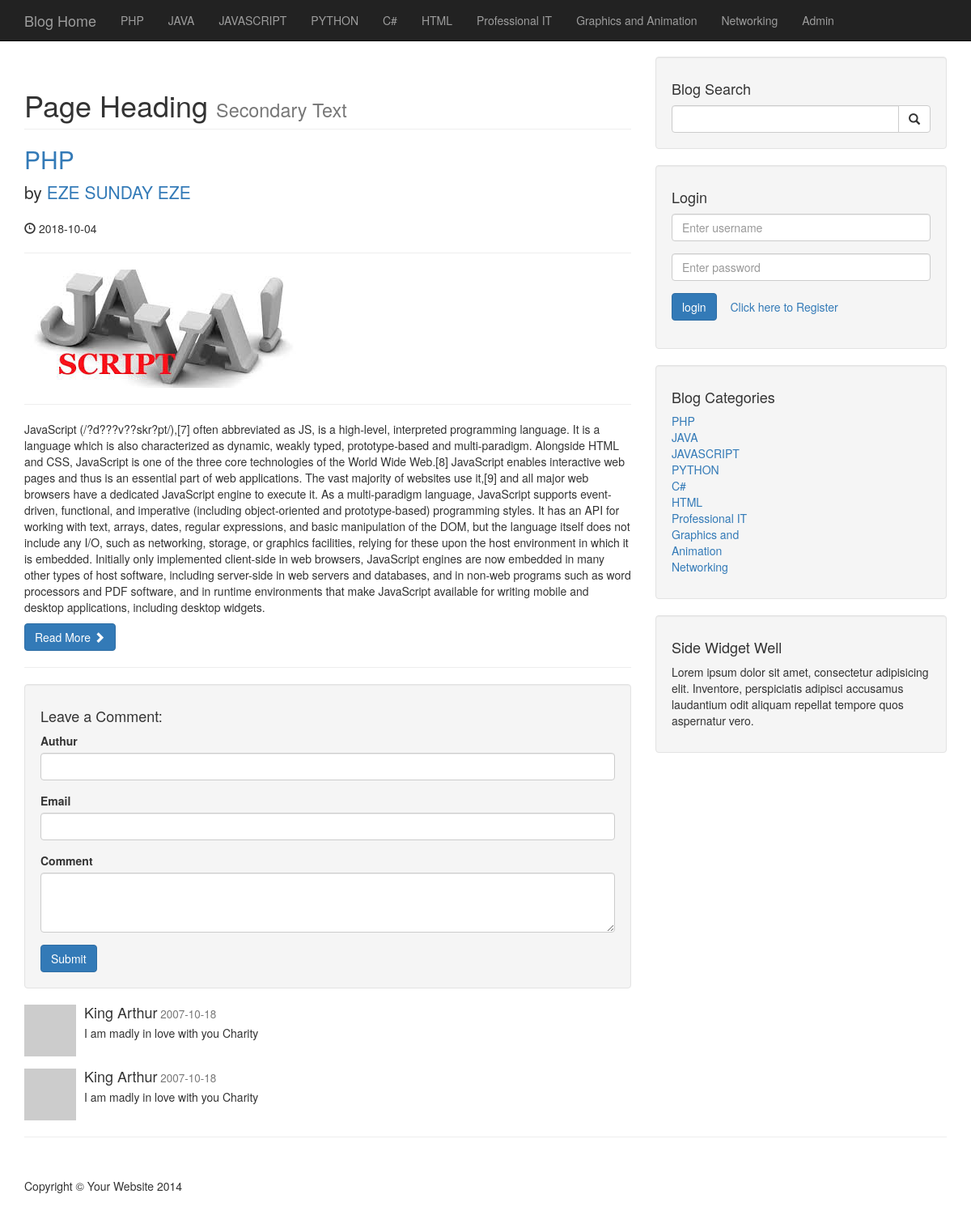
Screenshot of /post.php?index=2 with the database file from the repository.
### tables this page shows
CREATE TABLE `categories` (
  `cat_id` int(11) NOT NULL,
  `cat_title` varchar(250) NOT NULL
);

CREATE TABLE `posts` (
  `post_id` int(3) NOT NULL,
  `post_category_id` int(3) NOT NULL,
  `post_title` varchar(250) NOT NULL,
  `post_author` varchar(250) NOT NULL,
  `post_date` date NOT NULL,
  `post_image` text NOT NULL,
  `post_content` text NOT NULL,
  `post_status` varchar(250) NOT NULL DEFAULT 'draft',
  `post_tags` varchar(250) NOT NULL,
  `post_comment_count` varchar(250) NOT NULL
);

CREATE TABLE `comments` (
  `comment_id` int(11) NOT NULL,
  `comment_post_id` int(11) NOT NULL,
  `comment_author` varchar(250) NOT NULL,
  `comment_email` varchar(250) NOT NULL,
  `comment_content` varchar(250) NOT NULL,
  `comment_status` varchar(250) NOT NULL,
  `comment_date` date NOT NULL
);

### post.php (the view, shortened to what this page needs)
<?php include 'includes/header.php'; ?>
<?php include 'includes/navigation.php'; ?>
    <div class="container">
        <div class="row">
            <div class="col-md-8">
                <h1 class="page-header">
                    Page Heading
                    <small>Secondary Text</small>
                </h1>
                <?php
                if (isset($_GET['index'])) {
                   $the_index_id = $_GET['index'];
                }
            $query = "SELECT * FROM posts WHERE post_id = $the_index_id ";
            $posts_result = mysqli_query($con,$query);
            while ($row = mysqli_fetch_assoc($posts_result)) {
                $post_title = $row['post_title'];
                $post_author = $row['post_author'];
                $post_date = $row['post_date'];
                $post_image = $row['post_image'];
                $post_content = $row['post_content'];
                 ?>
                <h2>
                    <a href="#"><?php echo $post_title; ?></a>
                </h2>
                <p class="lead">
                    by <a href="index.php"><?php echo $post_author; ?></a>
                </p>
                <p><span class="glyphicon glyphicon-time"></span> <?php echo $post_date; ?></p>
                <hr>
                <img class="img-responsive" src="images/<?php echo $post_image; ?>" alt="">
                <hr>
                <p><?php echo $post_content; ?></p>
                <a class="btn btn-primary" href="#">Read More <span class="glyphicon glyphicon-chevron-right"></span></a>
                <hr>
                <?php } ?>
<div class="well">
<h4>Leave a Comment:</h4>
<form action = "" method = "post" role="form">
<div class="form-group">
<label for = "comment_author">Authur</label>
<input type="text" name="comment_author" id="comment_author" class="form-control">
</div>
<div class="form-group">
<label for = "comment_email">Email</label>
<input type="email" id="comment_email" class="form-control" name = "comment_email">
</div>
<div class="form-group">
<label for = "comment_content">Comment</label>
<textarea name="comment_content" id="comment_content" class="form-control" rows="3"></textarea>
</div>
<button type="submit" name = "post_comment" class="btn btn-primary">Submit</button>
</form>
</div>
<?php
$post_comment_query = "SELECT * FROM comments WHERE comment_post_id = $the_index_id ";
$post_comment_result = mysqli_query($con,$post_comment_query);
while ($row = mysqli_fetch_assoc($post_comment_result)) {
    $comment_author = $row['comment_author'];
    $comment_date = $row['comment_date'];
    $comment_content = $row['comment_content'];
 ?>
<div class="media">
<a class="pull-left" href="#">
<img class="media-object" src="http://placehold.it/64x64" alt="">
</a>
<div class="media-body">
<h4 class="media-heading"><?php echo $comment_author; ?>
<small> <?php echo $comment_date;?> </small>
</h4>
<?php echo $comment_content;?>
</div>
</div>
<?php } ?>
</div>
            <?php include 'includes/sidebar.php'; ?>
        </div>
        <hr>
      <?php include 'includes/footer.php'; ?>

### includes/header.php (shortened to what this page needs)
<!DOCTYPE html>
<html lang="en">
<head>
    <link href="css/bootstrap.min.css" rel="stylesheet">
    <link href="css/blog-home.css" rel="stylesheet">
</head>

### includes/navigation.php (shortened to what this page needs)
 <nav class="navbar navbar-inverse navbar-fixed-top" role="navigation">
        <div class="container">
            <div class="navbar-header">
                <a class="navbar-brand" href="./index.php">Blog Home</a>
            </div>
            <div class="collapse navbar-collapse" id="bs-example-navbar-collapse-1">
                <ul class="nav navbar-nav">
                   <?php
$query = "SELECT * FROM categories";
$result = mysqli_query($con,$query);
while ($row = mysqli_fetch_assoc($result)) {
    $cat_id = $row['cat_id'];
    $cat_title = $row['cat_title'];
echo "<li><a href='./category.php?post_cat_id=$cat_id'>{$cat_title}</a></li>";
                }
                    ?>
              <li><a href='./Admin'>Admin</a></li>
                </ul>
            </div>
        </div>
    </nav>

### includes/sidebar.php (shortened to what this page needs)
<div class="col-md-4">
    <div class="well">
        <h4>Blog Search</h4>
        <form action="search.php" method="post">
        <div class="input-group">
            <input type="text" name="search" class="form-control">
            <span class="input-group-btn">
                <button class="btn btn-default" name = "submit" type="submit">
                    <span class="glyphicon glyphicon-search"></span>
            </button>
            </span>
        </div>
        </form>
    </div>
     <div class="well">
        <h4>Login</h4>
        <form action="includes/login.php" method="post">
        <div class="form-group">
            <input type="text" name="username" class="form-control" placeholder="Enter username">
        </div>
        <div class="form-group">
            <input type="password" name="password" class="form-control" placeholder="Enter password">
        </div>
        <div class="form-group">
            <input type="submit" name="login" class="btn btn-primary" value="login">
            <small class="btn"><a href="./registration.php">Click here to Register</a></small>
        </div>
        </form>
    </div>
    <div class="well">
        <h4>Blog Categories</h4>
        <div class="row">
            <div class="col-lg-6">
                <ul class="list-unstyled">
        <?php
            $query = "SELECT * FROM categories";
            $result = mysqli_query($con,$query);
            while ($row = mysqli_fetch_assoc($result)) {
                $cat_id = $row['cat_id'];
                 $cat_title = $row['cat_title'];
                 echo "<li><a href='./category.php?post_cat_id=$cat_id'>{$cat_title}</a>
                    </li>";
            }
         ?>
                </ul>
            </div>
        </div>
    </div>
    <div class="well">
        <h4>Side Widget Well</h4>
        <p>Lorem ipsum dolor sit amet, consectetur adipisicing elit. Inventore, perspiciatis adipisci accusamus laudantium odit aliquam repellat tempore quos aspernatur vero.</p>
    </div>
</div>

### includes/footer.php (shortened to what this page needs)
  <footer>
            <div class="row">
                <div class="col-lg-12">
                    <p>Copyright &copy; Your Website 2014</p>
                </div>
            </div>
        </footer>
    </div>
</body>
</html>

### css/blog-home.css (style rules this page uses)
footer { margin: 50px 0; }

### rows the page displays
categories: cat_title "PHP"
categories: cat_title "JAVA"
categories: cat_title "JAVASCRIPT"
categories: cat_title "PYTHON"
categories: cat_title "C#"
categories: cat_title "HTML"
categories: cat_title "Professional IT"
categories: cat_title "Graphics and Animation"
categories: cat_title "Networking"
posts: post_title "PHP", post_author "EZE SUNDAY EZE", post_date "2018-10-04", post_image (picture), post_content "JavaScript (/?d???v??skr?pt/),[7] often abbreviated as JS, is a high-level, interpreted programming language. It is a language which is also characterized as dynamic, weakly typed, prototype-based and multi-paradigm. Alongside HTML and CSS, JavaScript is one of the three core technologies of the World Wide Web.[8] JavaScript enables interactive web pages and thus is an essential part of web applications. The vast majority of websites use it,[9] and all major web browsers have a dedicated JavaScript engine to execute it. As a multi-paradigm language, JavaScript supports event-driven, functional, and imperative (including object-oriented and prototype-based) programming styles. It has an API…"
comments: comment_author "King Arthur", comment_date "2007-10-18", comment_content "I am madly in love with you Charity"
comments: comment_author "King Arthur", comment_date "2007-10-18", comment_content "I am madly in love with you Charity"
